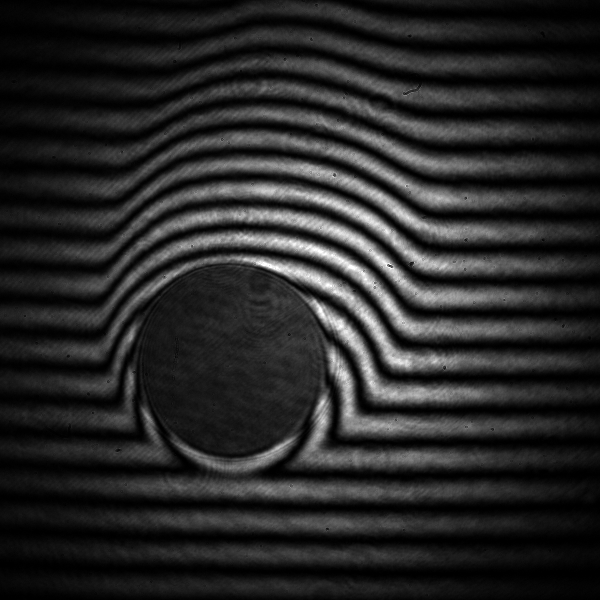
#> input picture mask/Centering_088_crop.tif, 600 x 600 px
$ python demoSphereMask.py   (older library calls are emulated)
#> lines starting #> are read from the running program, lines starting #| are printed output that depends on the picture
import numpy as np
from matplotlib import pyplot as plt
from fringeAnalysis.WTP.constants import *
from fringeAnalysis import WTP
from fringeAnalysis.mask import remove_sphere

from skimage import io, exposure
import sys,os,os.path

orig = io.imread('Centering_088_crop.tif', as_grey=True)
#> orig is the input picture: shape (600, 600); min 0, max 255, mean 39.1
img = exposure.equalize_adapthist(orig)
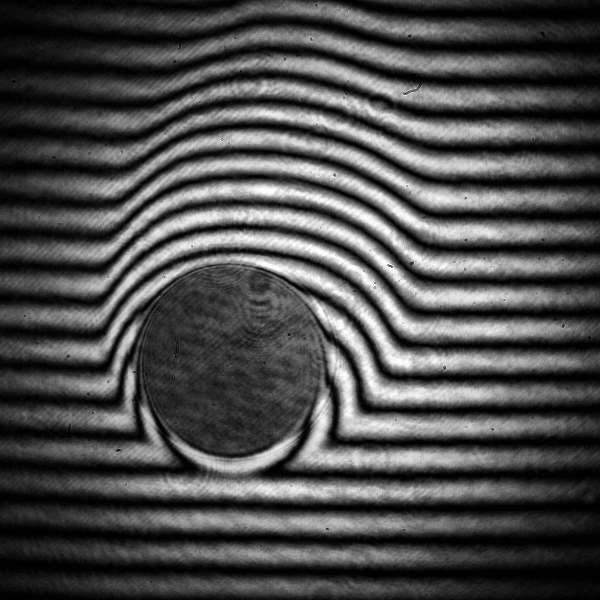
#> img: shape (600, 600) float64; min 0, max 1, mean 0.297
img = exposure.rescale_intensity(img, out_range=(0,255))

r_min = 90
r_max = 110

#> (the run stopped early here; a loop or call above may not have finished)

$ run again, with mask/phi=0.9_frame0_crop.jpg saved as mask/Centering_088_crop.tif
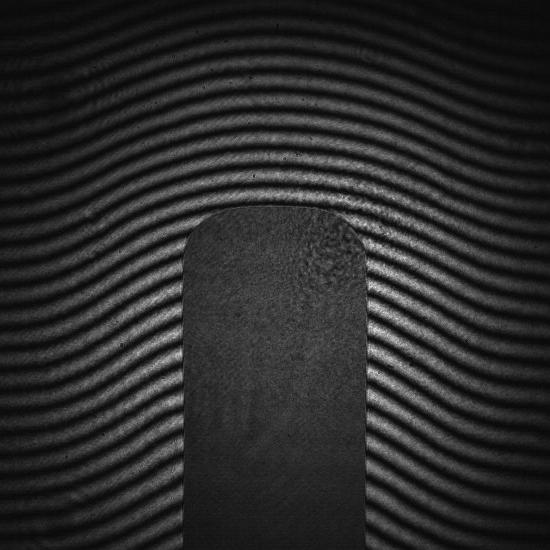
#> input picture mask/phi=0.9_frame0_crop.jpg, 550 x 550 px
#> orig is the input picture: shape (550, 550); min 0, max 232, mean 42.4
#> `img = exposure.equalize_adapthist(orig)`:
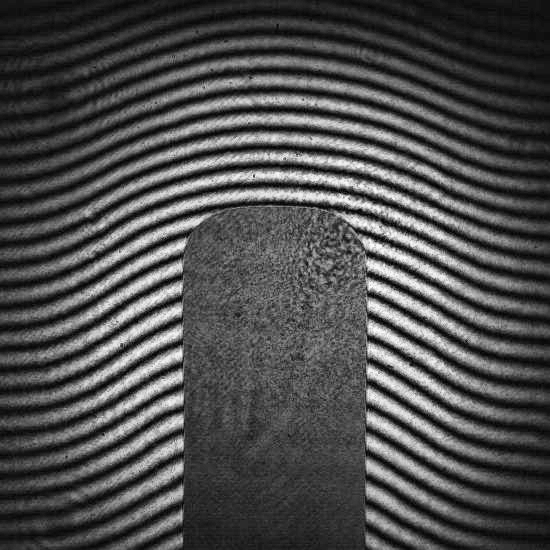
#> img: shape (550, 550) float64; min 0, max 1, mean 0.303
